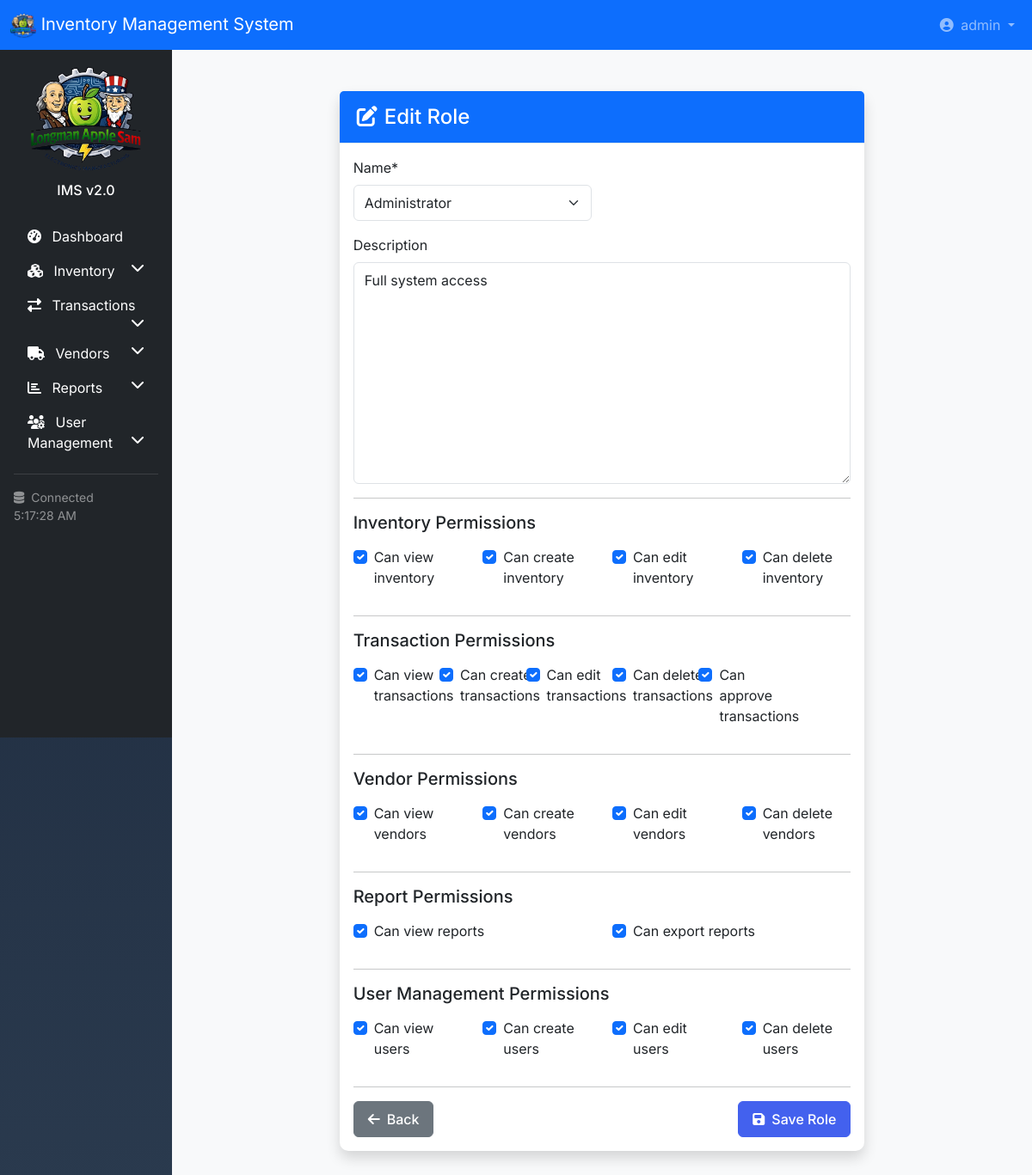
The app's page /accounts/role/1/update/ (signed in) with its own data.
### accounts/models.py (models this page shows, shortened)
class UserRole(models.Model):
    ROLE_CHOICES = [
        ('admin', 'Administrator'),
        ('manager', 'Manager'),
        ('staff', 'Staff'),
        ('viewer', 'Viewer'),
    ]
    name = models.CharField(max_length=50, choices=ROLE_CHOICES, unique=True)
    description = models.TextField(blank=True)
    is_default = models.BooleanField(default=False)
    can_view_inventory = models.BooleanField(default=True)
    can_edit_inventory = models.BooleanField(default=False)
    can_delete_inventory = models.BooleanField(default=False)
    can_create_inventory = models.BooleanField(default=False)
    can_view_transactions = models.BooleanField(default=True)
    can_create_transactions = models.BooleanField(default=False)
    can_edit_transactions = models.BooleanField(default=False)
    can_delete_transactions = models.BooleanField(default=False)
    can_approve_transactions = models.BooleanField(default=False)
    can_view_vendors = models.BooleanField(default=True)
    can_edit_vendors = models.BooleanField(default=False)
    can_delete_vendors = models.BooleanField(default=False)
    can_create_vendors = models.BooleanField(default=False)
    can_view_reports = models.BooleanField(default=True)
    can_export_reports = models.BooleanField(default=False)
    can_view_users = models.BooleanField(default=False)
    can_edit_users = models.BooleanField(default=False)
    can_delete_users = models.BooleanField(default=False)
    can_create_users = models.BooleanField(default=False)
    created_at = models.DateTimeField(auto_now_add=True)
    updated_at = models.DateTimeField(auto_now=True)
    class Meta:
        ordering = ['name']

### accounts/views.py (the view)
# urls.py: path('role/<int:pk>/update/', views.role_update, name='role_update'),
@login_required
@admin_required
def role_update(request, pk):
    role = get_object_or_404(UserRole, pk=pk)
    if request.method == 'POST':
        form = UserRoleForm(request.POST, instance=role)
        if form.is_valid():
            form.save()
            messages.success(request, 'Role updated!')
            return redirect('accounts:role_list')
    else:
        form = UserRoleForm(instance=role)
    return render(request, 'accounts/role_form.html', {'form': form, 'role': role, 'title': 'Edit Role'})

### accounts/forms.py
class UserRoleForm(forms.ModelForm):
    class Meta:
        model = UserRole
        fields = '__all__'

### accounts/templates/accounts/role_form.html (shortened to what this page needs)
{% extends 'base.html' %}
{% load crispy_forms_tags %}
{% block content %}
<div class="container py-4">
    <div class="row justify-content-center">
        <div class="col-md-8">
            <div class="card shadow">
                <div class="card-header bg-primary text-white d-flex justify-content-between align-items-center">
                    <h4 class="mb-0"><i class="fas fa-{% if role %}edit{% else %}plus-circle{% endif %} me-2"></i>{{ title }}</h4>
                </div>
                <div class="card-body">
                    <form method="post">
                        <div class="row">
                            <div class="col-md-6">
                                {{ form.name|as_crispy_field }}
                            </div>
                        </div>
                        {{ form.description|as_crispy_field }}
                        <hr>
                        <h5 class="mb-3">Inventory Permissions</h5>
                        <div class="row">
                            <div class="col-md-3">{{ form.can_view_inventory|as_crispy_field }}</div>
                            <div class="col-md-3">{{ form.can_create_inventory|as_crispy_field }}</div>
                            <div class="col-md-3">{{ form.can_edit_inventory|as_crispy_field }}</div>
                            <div class="col-md-3">{{ form.can_delete_inventory|as_crispy_field }}</div>
                        </div>
                        <hr>
                        <h5 class="mb-3">Transaction Permissions</h5>
                        <div class="row">
                            <div class="col-md-2">{{ form.can_view_transactions|as_crispy_field }}</div>
                            <div class="col-md-2">{{ form.can_create_transactions|as_crispy_field }}</div>
                            <div class="col-md-2">{{ form.can_edit_transactions|as_crispy_field }}</div>
                            <div class="col-md-2">{{ form.can_delete_transactions|as_crispy_field }}</div>
                            <div class="col-md-2">{{ form.can_approve_transactions|as_crispy_field }}</div>
                        </div>
                        <hr>
                        <h5 class="mb-3">Vendor Permissions</h5>
                        <div class="row">
                            <div class="col-md-3">{{ form.can_view_vendors|as_crispy_field }}</div>
                            <div class="col-md-3">{{ form.can_create_vendors|as_crispy_field }}</div>
                            <div class="col-md-3">{{ form.can_edit_vendors|as_crispy_field }}</div>
                            <div class="col-md-3">{{ form.can_delete_vendors|as_crispy_field }}</div>
                        </div>
                        <hr>
                        <h5 class="mb-3">Report Permissions</h5>
                        <div class="row">
                            <div class="col-md-6">{{ form.can_view_reports|as_crispy_field }}</div>
                            <div class="col-md-6">{{ form.can_export_reports|as_crispy_field }}</div>
                        </div>
                        <hr>
                        <h5 class="mb-3">User Management Permissions</h5>
                        <div class="row">
                            <div class="col-md-3">{{ form.can_view_users|as_crispy_field }}</div>
                            <div class="col-md-3">{{ form.can_create_users|as_crispy_field }}</div>
                            <div class="col-md-3">{{ form.can_edit_users|as_crispy_field }}</div>
                            <div class="col-md-3">{{ form.can_delete_users|as_crispy_field }}</div>
                        </div>
                        <hr>
                        <div class="d-flex justify-content-between">
                            <a href="{% url 'accounts:role_list' %}" class="btn btn-secondary">
                                <i class="fas fa-arrow-left me-2"></i>Back
                            </a>
                            <button type="submit" class="btn btn-primary">
                                <i class="fas fa-save me-2"></i>Save Role
                            </button>
                        </div>
                    </form>
                </div>
            </div>
        </div>
    </div>
</div>
{% endblock %}

### templates/navbar.html (shortened to what this page needs)
<nav class="navbar navbar-expand-lg navbar-dark bg-primary">
    <div class="container-fluid">
        <a class="navbar-brand" href="{% url 'accounts:dashboard' %}">
            {% load static %}
            <img src="{% static 'img/company_logo.png' %}" class="opacity-20" alt="My logo" width="30" height="30">
            <span class="d-none d-sm-inline">Inventory Management System</span>
        </a>
        <div class="collapse navbar-collapse" id="navbarMain">
            <ul class="navbar-nav ms-auto">
                <li class="nav-item dropdown">
                    <a class="nav-link dropdown-toggle" href="#" id="userDropdown" role="button" data-bs-toggle="dropdown">
                        <i class="fas fa-user-circle me-1"></i>
                        <span class="d-none d-lg-inline">{{ user.get_full_name|default:user.username }}</span>
                    </a>
                </li>
            </ul>
        </div>
    </div>
</nav>

### static/css/custom.css (style rules this page uses)
:root { --primary-color: #4361ee; --success-color: #06d6a0; --warning-color: #ffb703; --danger-color: #e63946; --info-color: #4895ef; }
body { font-family: 'Inter', -apple-system, BlinkMacSystemFont, sans-serif; background-color: #f8f9fa; min-height: 100vh; }
.card { border: none; border-radius: 10px; box-shadow: 0 2px 10px rgba(0, 0, 0, 0.05); transition: transform 0.2s, box-shadow 0.2s; margin-bottom: 1.5rem; }
.card-header { background-color: white; border-bottom: 1px solid #e9ecef; padding: 1rem 1.25rem; font-weight: 600; }
.btn { border-radius: 6px; font-weight: 500; padding: 0.5rem 1rem; }
.btn-primary { background-color: var(--primary-color); border-color: var(--primary-color); }
.form-control, .form-select { border-radius: 6px; border: 1px solid #dee2e6; padding: 0.5rem 0.75rem; }

### records on screen
UserRole: name "Administrator", description "Full system access", can_view_inventory "☑", can_create_inventory "☑", can_edit_inventory "☑", can_delete_inventory "☑", can_view_transactions "☑", can_create_transactions "☑", can_edit_transactions "☑", can_delete_transactions "☑", can_approve_transactions "☑", can_view_vendors "☑", can_create_vendors "☑", can_edit_vendors "☑", can_delete_vendors "☑", can_view_reports "☑", can_export_reports "☑", can_view_users "☑", can_create_users "☑", can_edit_users "☑", can_delete_users "☑"

### other values on screen
{{ user.get_full_name|default:user.username }} "admin"
{{ title }} "Edit Role"
